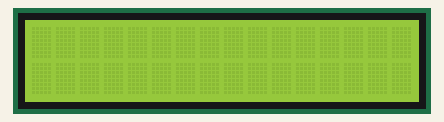
A sketch run on a simulated Arduino Uno, built with avr-gcc and run on an emulated ATmega328P. Parts: 16×2 character LCD.

Above: at 0.1 s.
At 0.6 s:
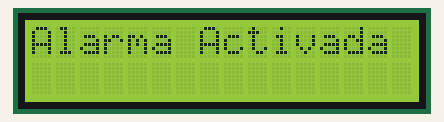

The sketch:

Alarma_Activada.ino
```cpp
#include <LiquidCrystal.h>
int rs=12, e=11, d4=5, d5=4, d6=3, d7=2;
LiquidCrystal time(rs,e,d4,d5,d6,d7);
unsigned long tiempo;

  void setup(){

    time.begin(16,2);
    time.display();
    time.clear();

  }
  void loop(){
    time.setCursor(0,0);
  	time.print("Alarma Activada");
    time.noDisplay();
    delay(500);
    time.display();
    delay(500);

  }
```

Measured:
- what the display in image 1 shows lasts 0.5 s, from 0.6 s to 1.1 s
